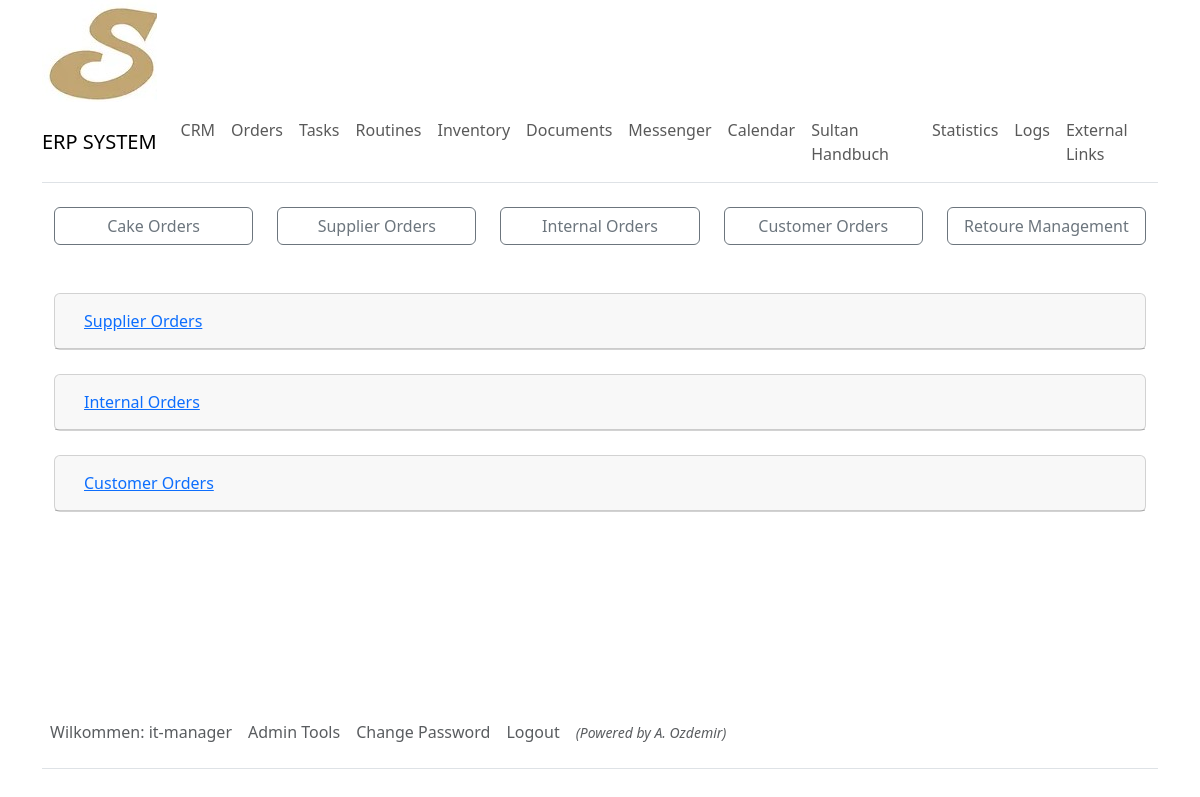
Page /orders/ (signed in) on the committed database.
### sultanerp/models.py (models this page shows, shortened)
class DynamicText(models.Model):
    title = models.CharField(max_length=255)
    text = models.TextField()

class User(AbstractUser):
    first_name = models.CharField(max_length=255)
    last_name = models.CharField(max_length=255)
    personal_nr = models.IntegerField(null=True, blank=True)
    is_active = models.BooleanField(default=True)
    branch = models.ForeignKey(
        Store, on_delete=models.CASCADE, related_name="users", null=True, blank=True)
    user_level = models.ForeignKey(
        Roles, on_delete=models.CASCADE, related_name="users", null=True, blank=True)
    def __str__(self):
        return f"{self.first_name} {self.last_name}"

### sultanerp/views.py (the view)
# urls.py: path('orders/', views.orders_view, name='orders_view'),
@login_required
def orders_view(request):
    context = {}
    if check_view_permission(request.user,0,3):
        supplier_orders = SupplierOrders.objects.all().order_by('-id')
        internal_orders = InternalOrders.objects.all().order_by('-id')
        customer_orders = CustomerOrders.objects.all().order_by('-id')
        show_orders_list = request.resolver_match.url_name == 'orders_view' #and 0 <= user_role_hierarchy <= 3 # before check_view_permission utiltiy function
        context.update({
            'show_orders_list': show_orders_list,
            'supplier_orders': supplier_orders,
            'internal_orders': internal_orders,
            'customer_orders': customer_orders
        })
    return render(request, 'orders/orders.html', context)

### sultanerp/models.py (called while the page is built)
    def __str__(self):
        return self.branchTitle

    def __str__(self):
        product_details = []
        for product in self.products.all():
            product_amount = self.get_product_amount(product.id)
            product_details.append(
                f"{product.title} (Amount: {product_amount})")
        products_str = ", ".join(product_details)
        return f"{self.id} - {products_str}"

    def get_product_amount(self, product_id):
        if not self.productAmounts:
            return 0
        amounts = self.productAmounts.split(',')
        products_ids = [p.id for p in self.products.all()]
        if product_id in products_ids:
            index = products_ids.index(product_id)
            if index < len(amounts):
                try:
                    return int(amounts[index])
                except ValueError:
                    return 0
        return 0

    def __str__(self):
        product_details = []
        for product in self.products.all():
            product_amount = self.get_product_amount(product.id)
            product_details.append(
                f"{product.title} (Amount: {product_amount})")
        products_str = ", ".join(product_details)
        return f"{self.id} - {products_str} - {self.orderAmount} - {self.timeStamp} - {self.orderDate}"

    def get_product_amount(self, product_id):
        if not self.orderAmount:
            return 0
        amounts = self.orderAmount.split(',')
        product_index = product_id - 1
        if product_index < len(amounts):
            try:
                return int(amounts[product_index])
            except ValueError:
                return 0
        else:
            return 0

    def __str__(self):
        product_names = ', '.join(
            [product.title for product in self.products.all()])
        return f"ID: {self.id} - {self.orderDate} - {self.customerName} - Products: {product_names} - {self.totalAmounts}"

### sultanerp/utilities/check_view_permission.py (called while the page is built)
def check_view_permission(user, min_level=0, max_level=3):
    hierarchy = user.user_level.hierarchy
    return min_level <= hierarchy <= max_level

### sultanerp/utilities/context_processors.py (called while the page is built)
def dynamic_text_processor(request):
    dynamic_texts_objects = DynamicText.objects.all()
    dynamic_texts_dict = {dt.title: dt for dt in dynamic_texts_objects}
    return {'dynamic_texts': dynamic_texts_dict}

### sultanerp/templates/orders/orders.html (shortened to what this page needs)
{% extends "_base.html" %}
{% block content %}
{% include "navbar.html" %}
{% include "_orders.html" %}
<br>
{% if show_orders_list %}
    {% include "orders/orders_list.html" %}
{% endif %}
{% endblock %}

### sultanerp/templates/navbar.html (shortened to what this page needs)
<nav class="navbar navbar-expand-lg navbar-light bg-white border-bottom py-2">
  <a class="navbar-brand font-weight-bold" href="{% url 'dashboard' %}">ERP SYSTEM</a>
  <div class="collapse navbar-collapse" id="navbarNav">
    <ul class="navbar-nav">
      <li class="nav-item active">
        <a class="nav-link" href="{% url 'crm_view' %}">CRM</a>
      </li>
      <li class="nav-item">
        <a class="nav-link" href="{% url 'orders_view' %}">{{dynamic_texts.orders.text}}</a>
      </li>
      <li class="nav-item">
        <a class="nav-link" href="{% url 'task_list' %}">{{dynamic_texts.tasks.text}}</a>
      </li>
      <li class="nav-item">
        <a class="nav-link" href="{% url 'routine_list' %}">{{dynamic_texts.routines.text}}</a>
      </li>
      <li class="nav-item">
        <a class="nav-link" href="{% url 'inventory' %}">{{dynamic_texts.inventory.text}}</a>
      </li>
      <li class="nav-item">
        <a class="nav-link" href="{% url 'documents' %}">{{dynamic_texts.documents.text}}</a>
      </li>
      <li class="nav-item">
        <a class="nav-link" href="{% url 'messenger' %}">{{dynamic_texts.messenger.text}}</a>
      </li>
      <li class="nav-item">
        <a class="nav-link" href="{% url 'calendar' %}">{{dynamic_texts.calendar.text}}</a>
      </li>
      <li class="nav-item border-right">
        <a class="nav-link" href="{% url 'wiki_index' %}">{{dynamic_texts.handbook.text}}</a>
      </li>
      {% if user.is_staff %}
      <li class="nav-item">
        <a class="nav-link" href="{% url 'statistics' %}">{{dynamic_texts.statistics.text}}</a>
      </li>
      <li class="nav-item">
        <a class="nav-link" href="{% url 'logs' %}">{{dynamic_texts.logs.text}}</a>
      </li>
      {% endif %}
      {% if user.user_level.hierarchy < 5 %}
      <li class="nav-item">
        <a class="nav-link" href="{% url 'external_links' %}">{{dynamic_texts.external_links.text}}</a>
      </li>
      {% endif %}
    </ul>
  </div>
</nav>

### sultanerp/templates/_orders.html
<br>
<div class="container">
    <div class="row">
        <div class="col-12 col-md">
            <a href="{% url 'cake_order' %}" class="btn btn-outline-secondary w-100 mb-2 mb-md-0">{{dynamic_texts.cake_orders.text}}</a>
        </div>
        <div class="col-12 col-md mt-2 mt-md-0">
            <a href="{% url 'supplier_orders' %}" class="btn btn-outline-secondary w-100 mb-2 mb-md-0">{{dynamic_texts.supplier_orders.text}}</a>
        </div>
        <div class="col-12 col-md mt-2 mt-md-0">
            <a href="{% url 'internal_orders' %}" class="btn btn-outline-secondary w-100 mb-2 mb-md-0">{{dynamic_texts.internal_orders.text}}</a>
        </div>
        <div class="col-12 col-md mt-2 mt-md-0">
            <a href="{% url 'customer_orders' %}" class="btn btn-outline-secondary w-100 mb-2 mb-md-0">{{dynamic_texts.customer_orders.text}}</a>
        </div>
        <div class="col-12 col-md mt-2 mt-md-0">
            <a href="{% url 'retoure' %}" class="btn btn-outline-secondary w-100">{{dynamic_texts.retoure_management.text}}</a>
        </div>
    </div>
</div>

### sultanerp/templates/_footer.html
{% if user.is_authenticated %}
<div class="container">
    <div style="min-height: 10em;"></div>
    <footer class="py-3 my-4">
        <ul class="nav border-bottom pb-3 mb-3">
            {% if user.is_authenticated %}
                <li class="nav-item">
                    <a class="nav-link px-2 text-muted">{{dynamic_texts.welcome.text}}: {{user.username}}</a>
                </li>
        {% if user.user_level.role == 'admin' %}
                <li class="nav-item">
                    <a class="nav-link px-2 text-muted" href="{% url 'admin_tools' %}">Admin Tools</a>
                </li>
        {% endif %}
                <li class="nav-item">
                    <a class="nav-link px-2 text-muted" href="{% url 'password_change' %}">Change Password</a>
                </li>
                <li class="nav-item">
                    <a class="nav-link px-2 text-muted" href="{% url 'logout' %}">Logout</a>
                </li>
                <li>
                    <a class="nav-link px-2 text-muted" style="font-style: italic;"><small>(Powered by A. Ozdemir)</small</a>
                </li>
            {% else %}
                <li class="nav-item">
                    <a class="nav-link px-2 text-muted" href="{% url 'tools' %}">Login</a>
                </li>
            {% endif %}
        </ul>
    </footer>
</div>
{% endif%}

### rows in the picture
DynamicText: orders.text "Orders"
DynamicText: tasks.text "Tasks"
DynamicText: routines.text "Routines"
DynamicText: inventory.text "Inventory"
DynamicText: documents.text "Documents"
DynamicText: messenger.text "Messenger"
DynamicText: calendar.text "Calendar"
DynamicText: handbook.text "Sultan Handbuch"
DynamicText: statistics.text "Statistics"
DynamicText: logs.text "Logs"
DynamicText: external_links.text "External Links"
DynamicText: cake_orders.text "Cake Orders"
DynamicText: supplier_orders.text "Supplier Orders"
DynamicText: internal_orders.text "Internal Orders"
DynamicText: customer_orders.text "Customer Orders"
DynamicText: retoure_management.text "Retoure Management"
DynamicText: welcome.text "Wilkommen"
User: username "it-manager"
